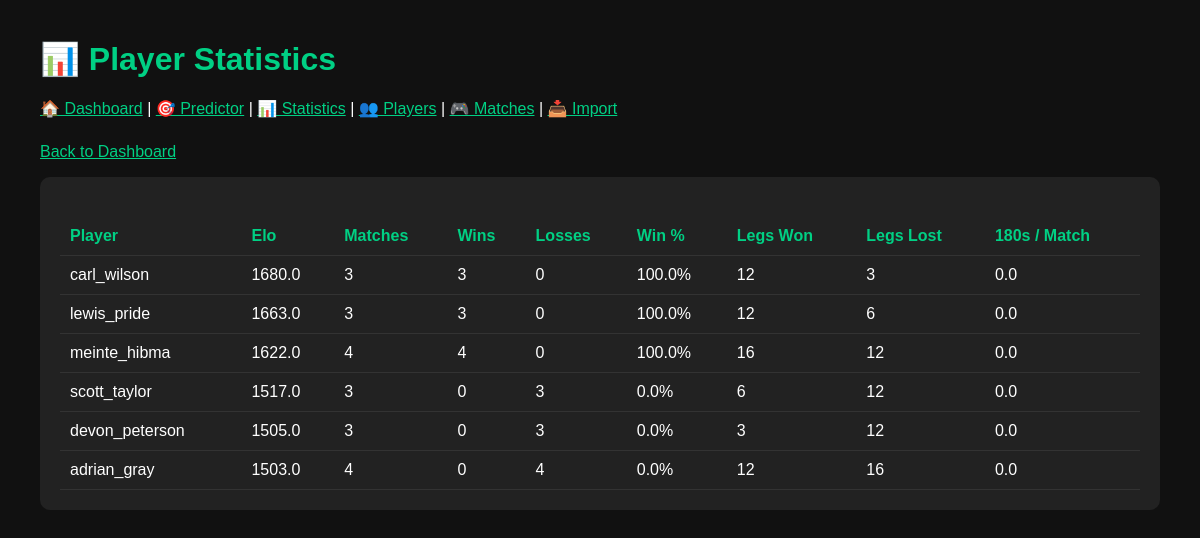
The app's page /statistics with its own data.
### app/models/player.py (models this page shows)
class Player(Base):
    __tablename__ = "players"
    id = Column(Integer, primary_key=True, index=True)
    name = Column(String, unique=True, index=True)
    elo = Column(Float)
    average = Column(Float)
    checkout = Column(Float)
    one80_rate = Column(Float)

### app/models/player_stats.py (models this page shows)
class PlayerStats(Base):
    __tablename__ = "player_stats"
    id = Column(Integer, primary_key=True)
    player_id = Column(Integer, ForeignKey("players.id"))
    matches = Column(Integer, default=0)
    wins = Column(Integer, default=0)
    losses = Column(Integer, default=0)
    legs_won = Column(Integer, default=0)
    legs_lost = Column(Integer, default=0)
    first9_average = Column(Float, default=0)
    one80_total = Column(Integer, default=0)
    one80_per_match = Column(Float, default=0)
    checkout100 = Column(Integer, default=0)
    highest_checkout = Column(Integer, default=0)

### app/main.py (the view)
@app.get("/statistics")
def statistics_page(request: Request):
    db = SessionLocal()
    players = db.query(Player).order_by(Player.elo.desc()).all()
    rows = []
    for p in players:
        stats = db.query(PlayerStats).filter(
            PlayerStats.player_id == p.id
        ).first()
        if stats:
            win_pct = round((stats.wins / stats.matches) * 100, 1) if stats.matches else 0
            rows.append({
                "name": p.name,
                "elo": p.elo,
                "matches": stats.matches,
                "wins": stats.wins,
                "losses": stats.losses,
                "win_pct": win_pct,
                "legs_won": stats.legs_won,
                "legs_lost": stats.legs_lost,
                "one80_per_match": stats.one80_per_match
            })
        else:
            rows.append({
                "name": p.name,
                "elo": p.elo,
                "matches": 0,
                "wins": 0,
                "losses": 0,
                "win_pct": 0,
                "legs_won": 0,
                "legs_lost": 0,
                "one80_per_match": 0
            })
    db.close()
    return templates.TemplateResponse(
        "statistics.html",
        {
            "request": request,
            "rows": rows
        }
    )

### app/templates/statistics.html (shortened to what this page needs)
<!DOCTYPE html>
<html>
<head>
</head>
<body>
<h1>📊 Player Statistics</h1>
<div style="margin-bottom:25px;">
    <a href="/dashboard">🏠 Dashboard</a> |
    <a href="/predict">🎯 Predictor</a> |
    <a href="/statistics">📊 Statistics</a> |
    <a href="/players">👥 Players</a> |
    <a href="/matches">🎮 Matches</a> |
    <a href="/import">📥 Import</a>
</div>
<p><a href="/dashboard">Back to Dashboard</a></p>
<div class="card">
<table>
    <tr>
        <th>Player</th>
        <th>Elo</th>
        <th>Matches</th>
        <th>Wins</th>
        <th>Losses</th>
        <th>Win %</th>
        <th>Legs Won</th>
        <th>Legs Lost</th>
        <th>180s / Match</th>
    </tr>
    {% for row in rows %}
    <tr>
        <td>{{ row.name }}</td>
        <td>{{ row.elo }}</td>
        <td>{{ row.matches }}</td>
        <td>{{ row.wins }}</td>
        <td>{{ row.losses }}</td>
        <td>{{ row.win_pct }}%</td>
        <td>{{ row.legs_won }}</td>
        <td>{{ row.legs_lost }}</td>
        <td>{{ row.one80_per_match }}</td>
    </tr>
    {% endfor %}
</table>
</div>
</body>
</html>

### app/templates/statistics.html (style rules this page uses)
body { font-family: Arial; background:#111; color:white; margin:40px; }
h1 { color:#00d084; }
table { width:100%; border-collapse:collapse; margin-top:20px; }
th, td { padding:10px; border-bottom:1px solid #333; text-align:left; }
th { color:#00d084; }
.card { background:#222; padding:20px; border-radius:10px; }
a { color:#00d084; }

### records on screen
Player: name "carl_wilson", elo "1680.0"
PlayerStats: one80_per_match "0.0"
Player: name "lewis_pride", elo "1663.0"
PlayerStats: one80_per_match "0.0"
Player: name "meinte_hibma", elo "1622.0"
PlayerStats: one80_per_match "0.0"
Player: name "scott_taylor", elo "1517.0"
PlayerStats: one80_per_match "0.0"
Player: name "devon_peterson", elo "1505.0"
PlayerStats: one80_per_match "0.0"
Player: name "adrian_gray", elo "1503.0"
PlayerStats: one80_per_match "0.0"

### other values on screen
{{ row.matches }} "3" "3" "4" "3" "3" "4"
{{ row.wins }} "3" "3" "4" "0" "0" "0"
{{ row.losses }} "0" "0" "0" "3" "3" "4"
{{ row.win_pct }} "100.0" "100.0" "100.0" "0.0" "0.0" "0.0"
{{ row.legs_won }} "12" "12" "16" "6" "3" "12"
{{ row.legs_lost }} "3" "6" "12" "12" "12" "16"
